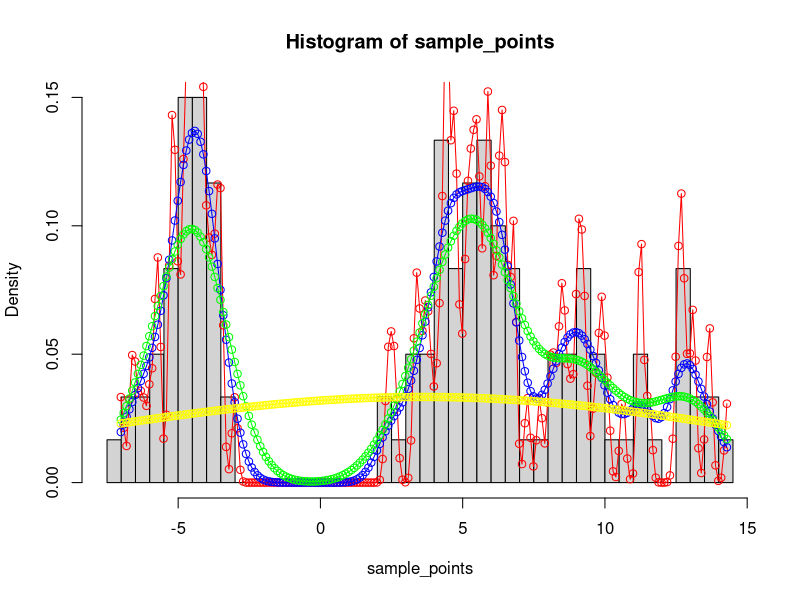

Reproduce this figure in R. (Note: this script raises an error after producing the figure.)
### KERNEL DENSITY ENSTIMATION ###

#Sample for univariate
#Getting samples from multiple normal distributions
sample_points <- c(rnorm(40,mean = 10,sd = 3 ),rnorm(40,mean = 5,sd =1 ),rnorm(40,mean = -5,sd =1 ) )
x <- seq(min(sample_points),max(sample_points),0.1)
h <- 1



#Function to execute one dimentional kde
est.kde.univariate = function(x, sample, bandwidth) {
  
  
  KDE_1d <- c()
  
  #Looping through each x values to find its corresponding KDE
  for(each in x){
    
    K_input = (each - sample)/bandwidth
    K_value = (1/sqrt(2 * pi)) * exp(-K_input^2/2)
    
    K_average <- sum(K_value)/(length(sample) * bandwidth)
    KDE_1d <- c(KDE_1d, K_average)
  }
  
  return(KDE_1d)
  
}

kde_points <- est.kde.univariate(x,sample_points,h)




#Plotting the KDE for different bandwidth values
hist(sample_points, breaks = 50, freq = FALSE)
lines(x, est.kde.univariate(x,sample_points,0.1) ,col = "red", type = "o")
lines(x, est.kde.univariate(x,sample_points,0.5) ,col = "blue", type = "o")
lines(x, est.kde.univariate(x,sample_points,1) ,col = "green", type = "o")
lines(x, est.kde.univariate(x,sample_points,10) ,col = "yellow", type = "o")



######## 2 DIMENSIONAL ##########

sample_points_x1 <- c(rnorm(40,mean = 10,sd = 0.5 ),rnorm(40,mean = 5,sd =1 ))
sample_points_x2 <- c(rnorm(40,mean = 2,sd = 1 ),rnorm(40,mean = 9,sd = 2 ))
sample_2d <- data.frame(sample_points_x1,sample_points_x2)

x_1 <- seq(min(sample_points_x1)-2,max(sample_points_x1)+2,0.3)
x_2 <- seq(min(sample_points_x2)-2,max(sample_points_x2)+2,0.3)


x_2d <- as.matrix(expand.grid(x_1,x_2))
bandwidth_2d <- c(0.9,0.9)


## Calculating th KDE for 2-dimensional points

#x and sample are dataframe with 2 dimenstions (2 varaibles)

#x <- x_2d
#sample <- sample_2d
#bandwidth <- bandwidth_2d

est.kde.bivariate = function(x, sample, bandwidth) {
  
  kde_2d <- c()
  
  for(each in 1:nrow(x)){
    #print(each)
    
    
    x_diff_1 <- x[each,][1] - sample[1]
    x_diff_2 <- x[each,][2] - sample[2]
    
    difference_sample <- data.frame(x_diff_1,x_diff_2)
    
    diff_by_h <- dplyr::transmute(difference_sample,x1 = sample_points_x1/bandwidth[1],
                                    x2 = sample_points_x2/bandwidth[2])
    
    z_value <- rowSums(diff_by_h^2)
    bivariate <- (1/(2*pi)) * exp(-z_value/2)
    
    kde_2d <- c(kde_2d,sum(bivariate)/(prod(bandwidth) * nrow(sample)))
    
    
  }
  return(kde_2d)
  
}


kde_2d_points <- est.kde.bivariate(x_2d,sample_2d,bandwidth_2d)


library(RColorBrewer)
my.cols <- rev(brewer.pal(k, "RdYlBu"))

plot(sample_2d , pch=19, cex=0.8)
contour(x =x_1,y=x_2,matrix(kde_2d_points,nrow = length(x_1) ), 
        drawlabels=FALSE,col = my.cols, nlevels = 50, add = TRUE)


